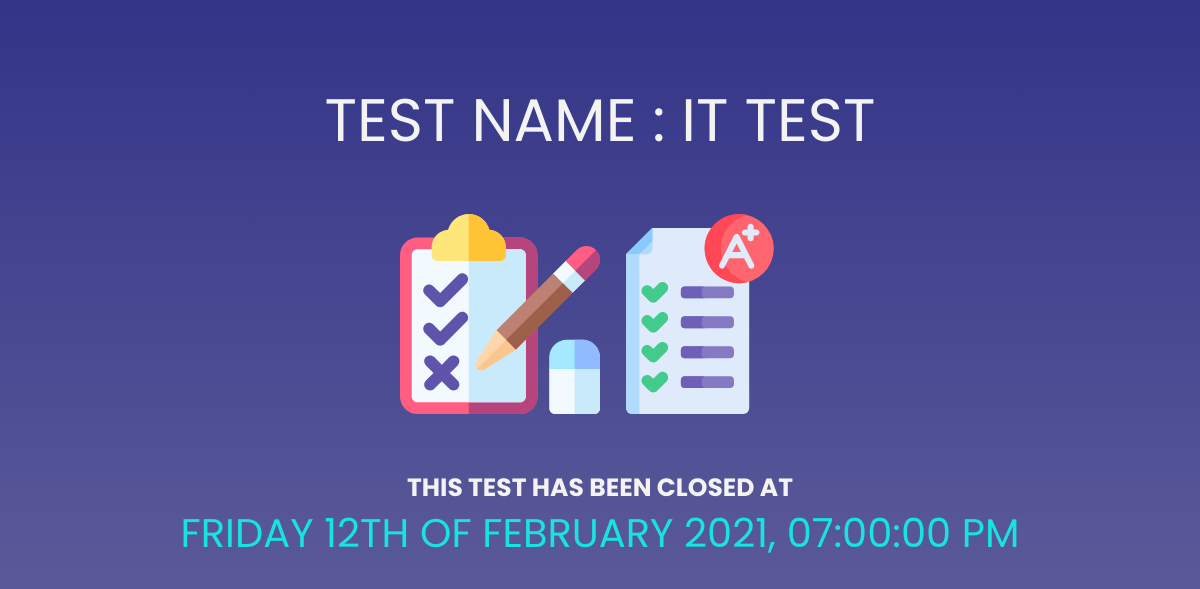
The page /share.php?Tname=39367116a7df5be71c0db6bd19057845077402f on the database its author committed.
### tables this page shows
CREATE TABLE `test` (
  `Tid` int(11) NOT NULL,
  `Tname` varchar(500) NOT NULL,
  `Pname` varchar(500) NOT NULL,
  `Tdate` date NOT NULL DEFAULT current_timestamp(),
  `id` int(11) NOT NULL,
  `time` int(11) NOT NULL,
  `portal_start_date` date NOT NULL DEFAULT current_timestamp(),
  `portal_start_time` time NOT NULL DEFAULT current_timestamp(),
  `portal_end_date` date NOT NULL DEFAULT current_timestamp(),
  `portal_end_time` time NOT NULL DEFAULT current_timestamp(),
  `showScore` varchar(5) NOT NULL
);

### share.php (the view, shortened to what this page needs)
<?php
require('database/db_test.php');
if(isset($_REQUEST['Tname'])){
    $Tname=$_GET['Tname'];
    $sql10 = "SELECT *FROM test where Tname='$Tname'";
    $row10 = mysqli_query($conn,$sql10);
    $row11 = mysqli_fetch_array($row10);
    $sql4 = "SELECT *FROM test left join users using(id) where Tname='$Tname'";
    $row4 = mysqli_query($conn,$sql4);
    $row5 = mysqli_fetch_array($row4);
  }
?>
<!DOCTYPE html>
<html lang="en" >
<head>
<link rel="stylesheet" type="text/css" href="assets/css/sharestyle.css">
<link rel="stylesheet" href="https://cdnjs.cloudflare.com/ajax/libs/lightbox2/2.11.3/css/lightbox.min.css" />
</head>
<body oncontextmenu="return false" onload="uwait();uover();">
<div id="testend" style="display: none;">
    <h1 class="Tname">Test Name : <?php echo $row11['Pname'];?></h1>
<center><img src="assets/img/testpad.svg" /><img src="assets/img/testgrade.svg" /></center>
<h3 class="text">This Test has been closed at</h3>
<p id="test_time_display"><?php echo date('l jS \of F Y',strtotime($row5['portal_end_date']));?>, <?php echo date('h:i:s A',strtotime($row5['portal_end_time']));?></p>
</div>
</body>
</html>

### assets/css/sharestyle.css (style rules this page uses)
:root { --color-white: #f3f3f3; --color-darkblue: #1b1b32; --color-darkblue-alpha: rgba(27, 27, 50, 0.8); --color-green: #37af65; }
*, *::before, *::after { box-sizing: border-box; }
body { font-family: 'Poppins', sans-serif; font-size: 1rem; font-weight: 400; line-height: 1.4; color: var(--color-white); margin: 0; -webkit-user-select: none; -webkit-touch-callout: none; -moz-user-select: none; -ms-user-select: none; user-select: none; }
img { height: 420px; width: 100%; }
body::before { content: ''; position: fixed; top: 0; left: 0; height: 100%; width: 100%; z-index: -1; background: var(--color-darkblue); background-image: linear-gradient( 180deg, rgba(58, 58, 158, 0.8), rgba(136, 136, 206, 0.7) ), url(); background-size: cover; background-repeat: no-repeat; background-position: center; }
h1 { font-weight: 400; line-height: 1.2; }
p { font-size: 1.125rem; }
h1, p { margin-top: 0; margin-bottom: 0.5rem; }

### share.php (style rules this page uses)
* { margin:0; padding:0; }
.Tname { font-size: 60px; margin-top: 7%; }
#test_time_display,.text,.Tname,.text { text-align: center; text-transform: uppercase; }
.text { font-size: 25px; }
#test_time_display { font-size: 40px; color: #17e3e3; }
div img { width: 200px; height: 300px; }

### rows shown on the page
test: Pname "IT TEST", portal_end_date "FRIDAY 12TH OF FEBRUARY 2021", portal_end_time "07:00:00 PM"
